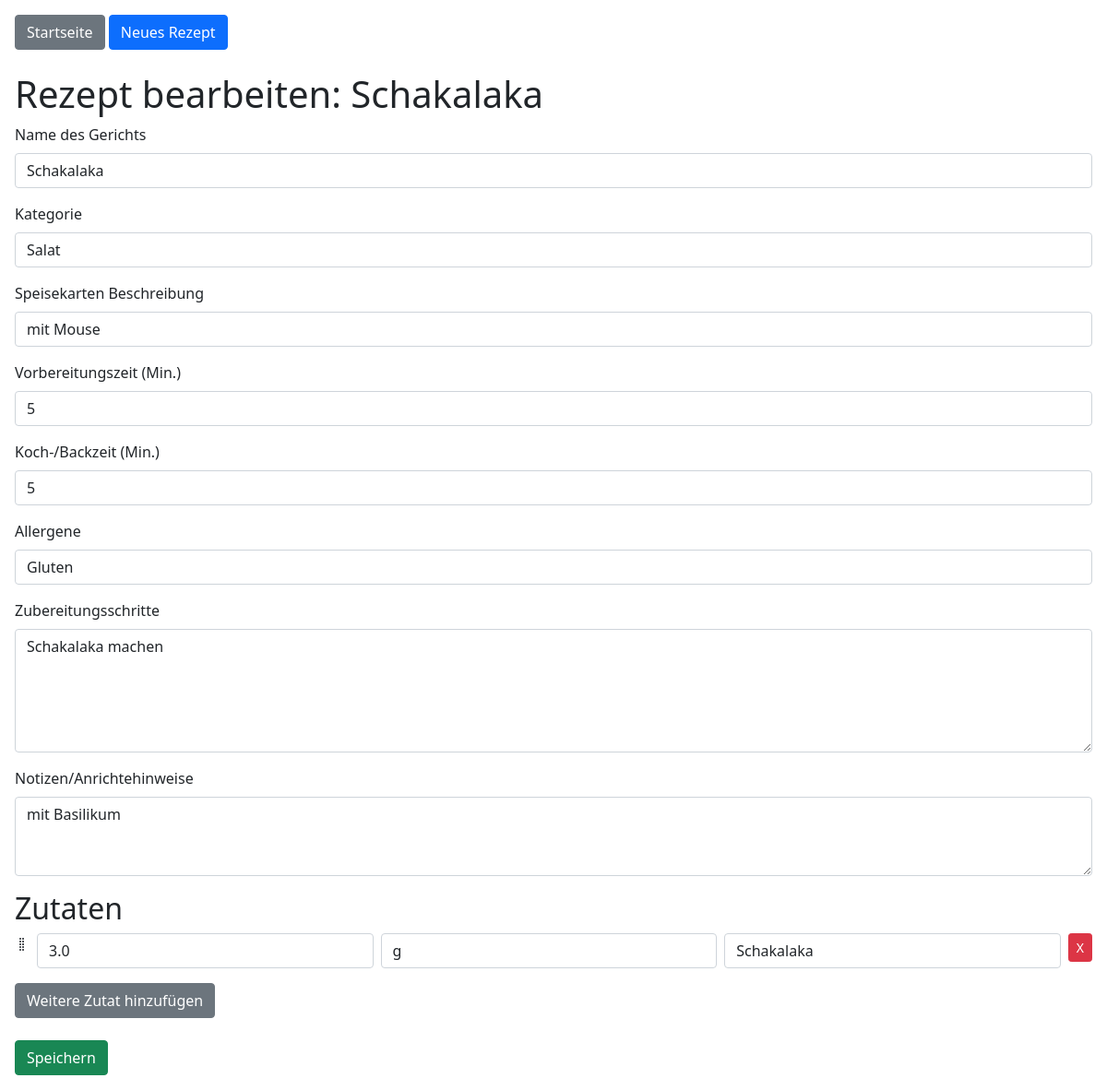
Page /edit_recipe/2 on the committed database.
### tables this page shows
CREATE TABLE recipes (
    id INTEGER PRIMARY KEY AUTOINCREMENT,
    name TEXT NOT NULL,
    category TEXT,
    menu_description TEXT,
    preparation_time INTEGER,
    cooking_time INTEGER,
    allergens TEXT,
    instructions TEXT,
    notes TEXT
);

CREATE TABLE ingredients (
    id INTEGER PRIMARY KEY AUTOINCREMENT,
    recipe_id INTEGER,
    quantity REAL,
    unit TEXT,
    ingredient_name TEXT,
    display_order INTEGER,
    FOREIGN KEY(recipe_id) REFERENCES recipes(id)
);

### app.py (the view, shortened to what this page needs)
@app.route('/edit_recipe/<int:recipe_id>', methods=['GET', 'POST'])
def edit_recipe(recipe_id):
    conn = get_db_connection()
    recipe = conn.execute('SELECT * FROM recipes WHERE id = ?', (recipe_id,)).fetchone()
    if recipe is None:
        conn.close()
        return "Rezept nicht gefunden", 404
    ingredients = conn.execute('SELECT * FROM ingredients WHERE recipe_id = ? ORDER BY display_order', (recipe_id,)).fetchall()
    conn.close()
    return render_template('edit_recipe.html', recipe=recipe, ingredients=ingredients)

### app.py (called while the page is built)
def get_db_connection():
    conn = sqlite3.connect('database.db')
    conn.row_factory = sqlite3.Row
    return conn

### templates/edit_recipe.html (shortened to what this page needs)
{% extends "layout.html" %}
{% block content %}
<h1>Rezept bearbeiten: {{ recipe.name }}</h1>
<form method="post">
    <div class="mb-3">
        <label for="name" class="form-label">Name des Gerichts</label>
        <input type="text" name="name" id="name" class="form-control" value="{{ recipe.name }}" required>
    </div>
    <div class="mb-3">
        <label for="category" class="form-label">Kategorie</label>
        <input type="text" name="category" id="category" class="form-control" value="{{ recipe.category }}">
    </div>
    <div class="mb-3">
        <label for="menu_description" class="form-label">Speisekarten Beschreibung</label>
        <input type="text" name="menu_description" id="menu_description" class="form-control" value="{{ recipe.menu_description }}">
    </div>
    <div class="mb-3">
        <label for="preparation_time" class="form-label">Vorbereitungszeit (Min.)</label>
        <input type="number" name="preparation_time" id="preparation_time" class="form-control" value="{{ recipe.preparation_time }}">
    </div>
    <div class="mb-3">
        <label for="cooking_time" class="form-label">Koch-/Backzeit (Min.)</label>
        <input type="number" name="cooking_time" id="cooking_time" class="form-control" value="{{ recipe.cooking_time }}">
    </div>
    <div class="mb-3">
        <label for="allergens" class="form-label">Allergene</label>
        <input type="text" name="allergens" id="allergens" class="form-control" value="{{ recipe.allergens }}" placeholder="z.B. Gluten, Laktose, Nüsse">
    </div>
    <div class="mb-3">
        <label for="instructions" class="form-label">Zubereitungsschritte</label>
        <textarea name="instructions" id="instructions" class="form-control" rows="5">{{ recipe.instructions }}</textarea>
    </div>
    <div class="mb-3">
        <label for="notes" class="form-label">Notizen/Anrichtehinweise</label>
        <textarea name="notes" id="notes" class="form-control" rows="3">{{ recipe.notes }}</textarea>
    </div>
    <h2>Zutaten</h2>
    <div id="ingredients-wrapper">
        {% for ingr in ingredients %}
            <div class="row g-2 ingredient-set">
                <div class="col-auto handle" style="cursor: move;">
                    <i class="bi bi-grip-vertical"></i>
                </div>
                <div class="col">
                    <input type="number" step="0.01" name="quantity_{{ loop.index }}" placeholder="Menge" class="form-control" value="{{ ingr.quantity }}">
                </div>
                <div class="col">
                    <input type="text" name="unit_{{ loop.index }}" placeholder="Einheit (g, ml...)" class="form-control" value="{{ ingr.unit }}">
                </div>
                <div class="col">
                    <input type="text" name="ingredient_name_{{ loop.index }}" placeholder="Zutat" class="form-control" value="{{ ingr.ingredient_name }}">
                </div>
                <div class="col-auto">
                    <button type="button" class="btn btn-danger btn-sm remove-ingredient">X</button>
                </div>
            </div>
        {% endfor %}
    </div>
    <button type="button" class="btn btn-secondary mt-3" id="add-ingredient-btn">Weitere Zutat hinzufügen</button>
    <div class="mt-4">
        <button type="submit" class="btn btn-success">Speichern</button>
    </div>
</form>
{% endblock %}

### rows in the picture
recipes: name "Schakalaka", category "Salat", menu_description "mit Mouse", preparation_time "5", cooking_time "5", allergens "Gluten", instructions "Schakalaka machen", notes "mit Basilikum"
ingredients: quantity_1 "3.0", unit_1 "g", ingredient_name_1 "Schakalaka"
